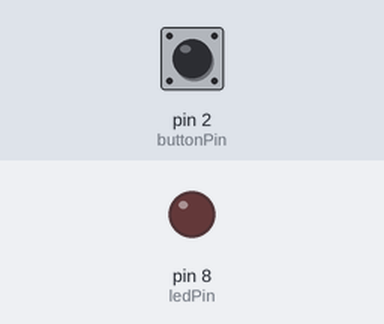
This sketch was run on a simulated Arduino Uno, built with avr-gcc and run on an emulated ATmega328P. Parts: output pins drawn as LEDs (lit = HIGH). The test bench sets the inputs (shaded band); at power-on: pin 2 (buttonPin) HIGH.

Above: at 1.2 s.
1.3 s: pin 2 (buttonPin) pulled LOW for 0.15 s
At 2.0 s:
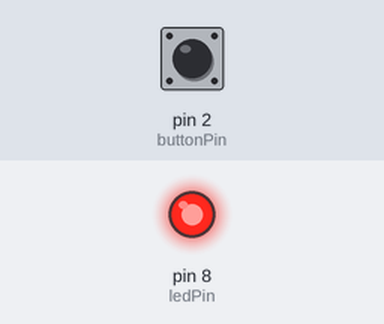
2.9 s: pin 2 (buttonPin) pulled LOW for 1 s
At 3.2 s:
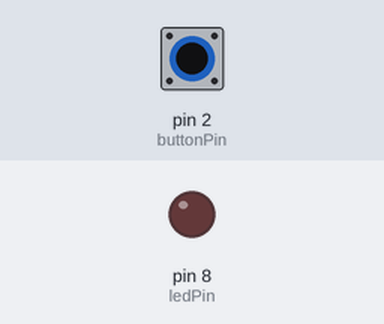
5.4 s: pin 2 (buttonPin) pulled LOW for 3.2 s
At 6.3 s:
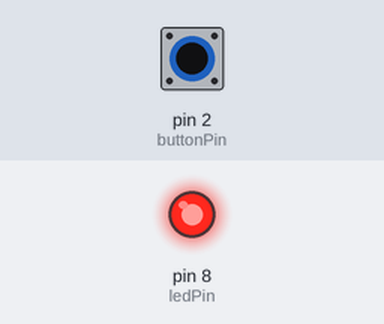
Timing chart, 0 to 8.4 s (numbered marks = the images above; inputs shaded):
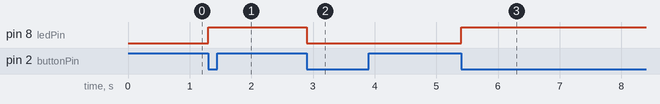

Measured:
- after the input at 1.3 s, pin 8 (ledPin): LOW → HIGH at once
- after the input at 2.9 s, pin 8 (ledPin): HIGH → LOW at once
- after the input at 5.4 s, pin 8 (ledPin): LOW → HIGH at once

The sketch:

InterruptIT.ino
```cpp
const int buttonPin = 2;  // Interrupt pin
const int ledPin = 8;     // LED pin
volatile bool ledState = false;  // Variabel som kan ändras i ISR

void toggleLED() {
    ledState = !ledState;  // Växla LED-status
    digitalWrite(ledPin, ledState);
}

void setup() {
    pinMode(buttonPin, INPUT_PULLUP); // Aktivera intern pull-up motstånd
    pinMode(ledPin, OUTPUT);

    // Koppla interrupt till funktionen toggleLED vid fallande signal
    attachInterrupt(digitalPinToInterrupt(buttonPin), toggleLED, FALLING);
}

void loop() {
    // Huvudloopen gör inget - LED styrs av interrupt
}
```
